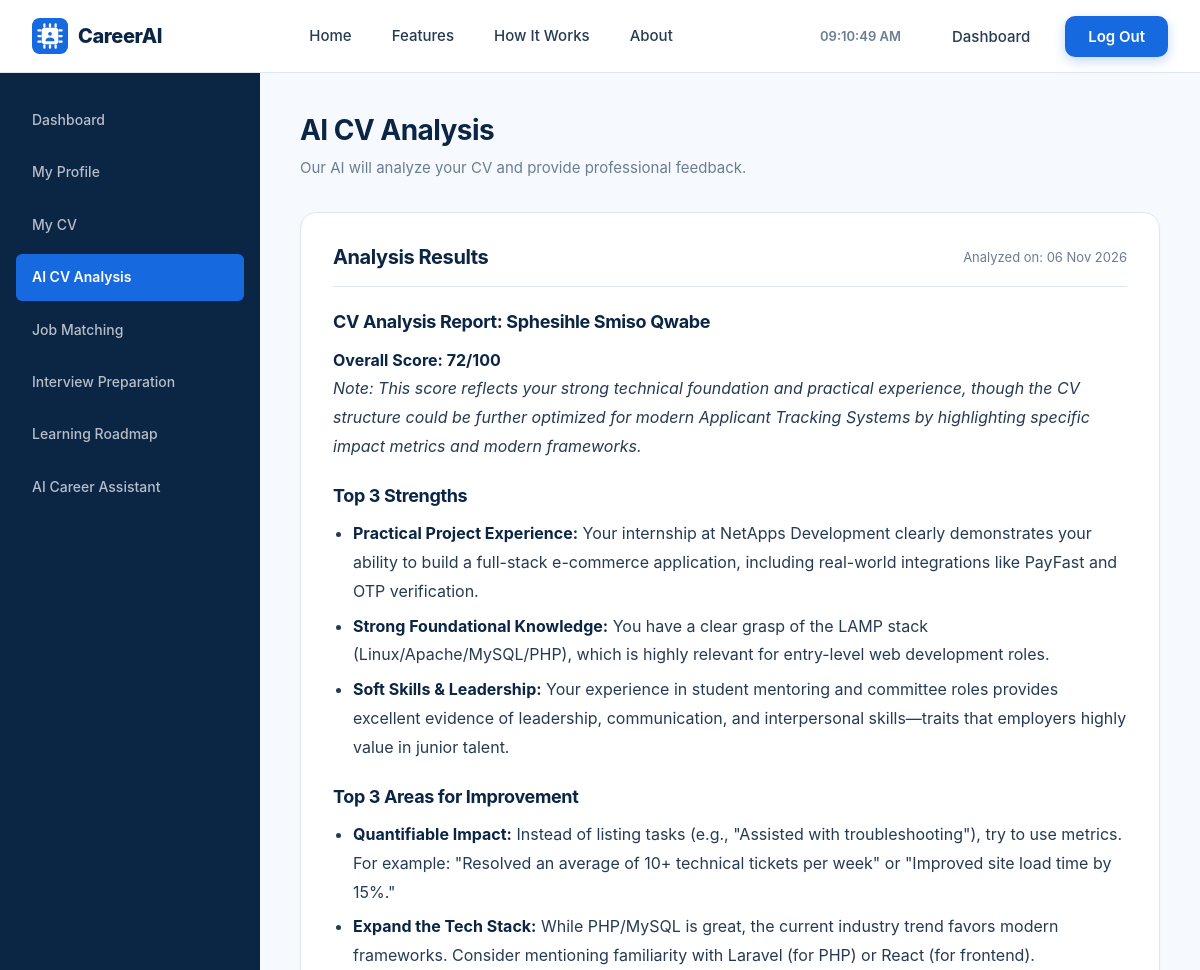
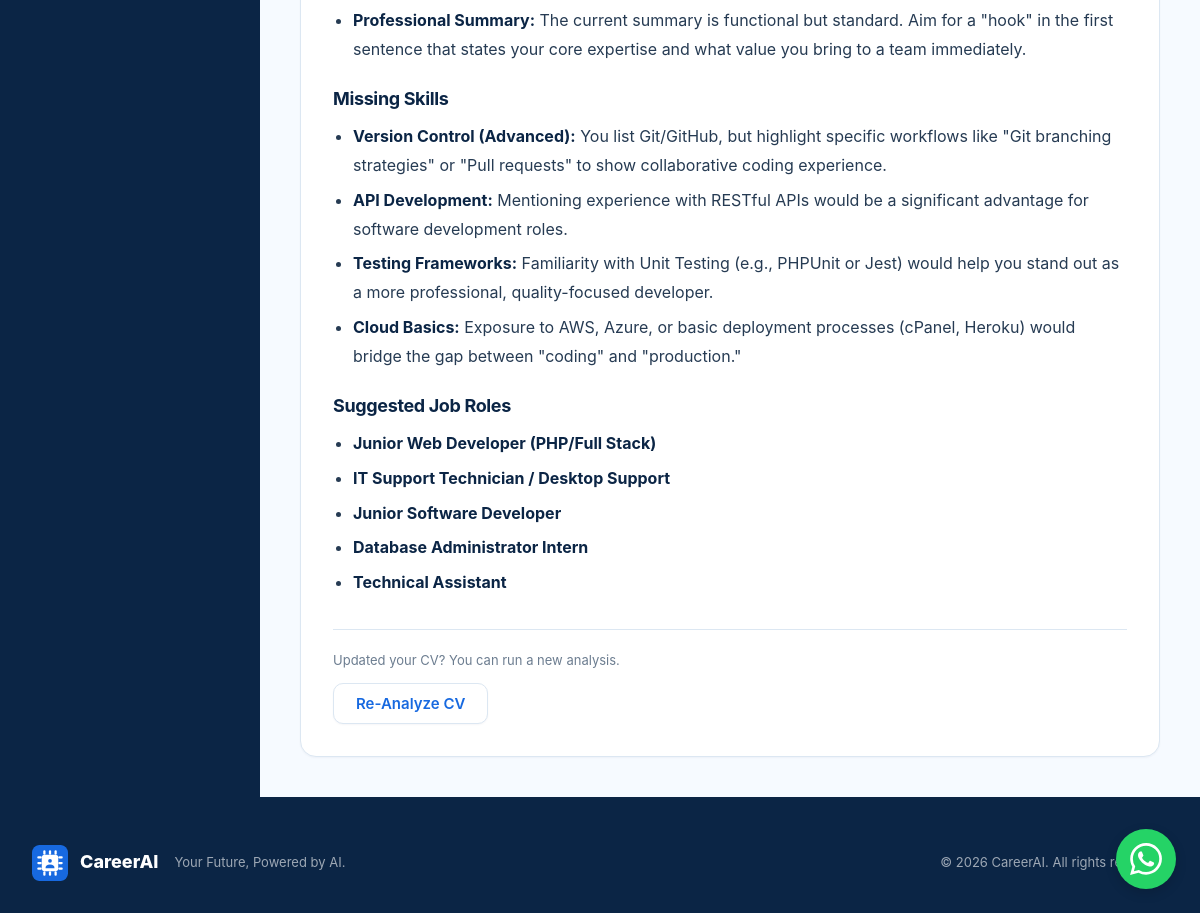
Screenshot of /pages/cv_analysis.php (signed in) with the database file from the repository (2 pictures, top to bottom).
### tables this page shows
CREATE TABLE `cv_analysis` (
  `id` int(10) UNSIGNED NOT NULL,
  `user_id` int(10) UNSIGNED NOT NULL,
  `cv_id` int(10) UNSIGNED NOT NULL,
  `ai_response` longtext NOT NULL,
  `created_at` datetime NOT NULL DEFAULT current_timestamp()
);

### pages/cv_analysis.php (the view, shortened to what this page needs)
<?php
require_once __DIR__ . '/../config/database.php';
$userId = $_SESSION['user_id'];
$stmt = $conn->prepare('SELECT * FROM cvs WHERE user_id = ? ORDER BY uploaded_at DESC LIMIT 1');
$stmt->bind_param('i', $userId);
$stmt->execute();
$cv = $stmt->get_result()->fetch_assoc();
$stmt = $conn->prepare('SELECT * FROM cv_analysis WHERE user_id = ? AND cv_id = ? LIMIT 1');
$stmt->bind_param('ii', $userId, $cv['id']);
$stmt->execute();
$analysis = $stmt->get_result()->fetch_assoc();
require_once __DIR__ . '/../includes/header.php';
?>
<div class="dashboard-wrapper">
    <?php require_once __DIR__ . '/../includes/dashboard_sidebar.php'; ?>
    <main class="dash-content" id="main-content">
        <div class="dash-header">
            <h1>AI CV Analysis</h1>
            <p>Our AI will analyze your CV and provide professional feedback.</p>
        </div>
        <?php if ($analysis): ?>
            <div class="dash-card" style="max-width: 100%;">
                <div style="display: flex; justify-content: space-between; align-items: center; margin-bottom: 20px; border-bottom: 1px solid var(--border-color); padding-bottom: 16px;">
                    <h2 style="font-size: 20px; margin: 0;">Analysis Results</h2>
                    <span style="font-size: 13px; color: var(--secondary-text);">Analyzed on: <?php echo date('d M Y', strtotime($analysis['created_at'])); ?></span>
                </div>
                <div class="ai-output" style="line-height: 1.8; color: var(--main-text);">
                    <?php echo $analysis['ai_response']; ?>
                </div>
                <form method="POST" style="margin-top: 32px; border-top: 1px solid var(--border-color); padding-top: 20px;">
                    <p style="font-size: 13px; color: var(--secondary-text); margin-bottom: 12px;">Updated your CV? You can run a new analysis.</p>
                    <button type="submit" name="analyze" class="btn btn-outline">Re-Analyze CV</button>
                </form>
            </div>
        <?php endif; ?>
    </main>
</div>
<?php require_once __DIR__ . '/../includes/footer.php'; ?>

### assets/css/style.css (style rules this page uses)
*, *::before, *::after { box-sizing: border-box; margin: 0; padding: 0; }
:root { --primary-blue: #1769E0; --primary-blue-dark: #1257C0; --dark-navy: #0B2545; --light-blue: #EDF5FF; --very-light-bg: #F6FAFF; --white: #FFFFFF; --main-text: #263B53; --secondary-text: #6C7D90; --success-green: #19A86B; --purple-accent: #7654D6; --border-color: #DCE7F2; --shadow-sm: 0 1px 2px rgba(11, 37, 69, 0.04); --shadow-md: 0 4px 12px rgba(11, 37, 69, 0.06); --shadow-lg: 0 12px 32px rgba(11, 37, 69, 0.10); --shadow-xl: 0 24px 60px rgba(11, 37, 69, 0.12); --radius-sm: 6px; --radius-md: 10px; --radius-lg: 16px; --radius-xl: 24px; }
html { scroll-behavior: smooth; -webkit-text-size-adjust: 100%; }
body { font-family: 'Inter', -apple-system, BlinkMacSystemFont, 'Segoe UI', Roboto, 'Helvetica Neue', Arial, sans-serif; font-size: 16px; line-height: 1.6; color: var(--main-text); background-color: var(--white); -webkit-font-smoothing: antialiased; -moz-osx-font-smoothing: grayscale; }
ul { list-style: none; }
h1, h2, h3, h4, h5, h6 { color: var(--dark-navy); font-weight: 700; line-height: 1.25; letter-spacing: -0.02em; }
.btn { display: inline-flex; align-items: center; justify-content: center; gap: 8px; font-family: inherit; font-size: 15px; font-weight: 600; line-height: 1; padding: 12px 22px; border-radius: var(--radius-md); border: 1px solid transparent; cursor: pointer; transition: all 0.2s ease; white-space: nowrap; }
.btn-outline { background-color: var(--white); color: var(--primary-blue); border-color: var(--border-color); box-shadow: var(--shadow-sm); }

### assets/css/dashboard.css (style rules this page uses)
.dashboard-wrapper { display: flex; min-height: calc(100vh - 72px); background-color: var(--very-light-bg); }
.dash-content { flex: 1; padding: 40px; overflow-y: auto; }
.dash-header { margin-bottom: 32px; }
.dash-header h1 { font-size: 28px; color: var(--dark-navy); margin-bottom: 8px; }
.dash-header p { color: var(--secondary-text); font-size: 15px; }
.dash-card { background-color: var(--white); border: 1px solid var(--border-color); border-radius: var(--radius-lg); padding: 32px; box-shadow: var(--shadow-sm); max-width: 800px; }

### pages/cv_analysis.php (style rules this page uses)
.ai-output h3 { margin-top: 24px; margin-bottom: 12px; color: var(--dark-navy); font-size: 18px; }
.ai-output ul { margin-bottom: 16px; padding-left: 20px; list-style-type: disc; }
.ai-output li { margin-bottom: 6px; }
.ai-output strong { color: var(--dark-navy); }

### rows the page displays
cv_analysis: created_at "06 Nov 2026", ai_response "CV Analysis Report: Sphesihle Smiso Qwabe Overall Score: 72/100 Note: This score reflects your strong technical foundation and practical experience, though the CV structure could be further optimized for modern Applicant Tracking Systems by highlighting specific impact metrics and modern frameworks. Top 3 Strengths Practical Project Experience: Your internship at NetApps Development clearly demonstrates your ability to build a full-stack e-commerce application, including real-world integrations like PayFast and OTP verification. Strong Foundational Knowledge: You have a clear grasp of the LAMP stack (Linux/Apache/MySQL/PHP), which is highly relevant for entry-level web development roles.…"

### other values shown
SITE_NAME "CareerAI"
SITE_TAGLINE "Your Future, Powered by AI"
